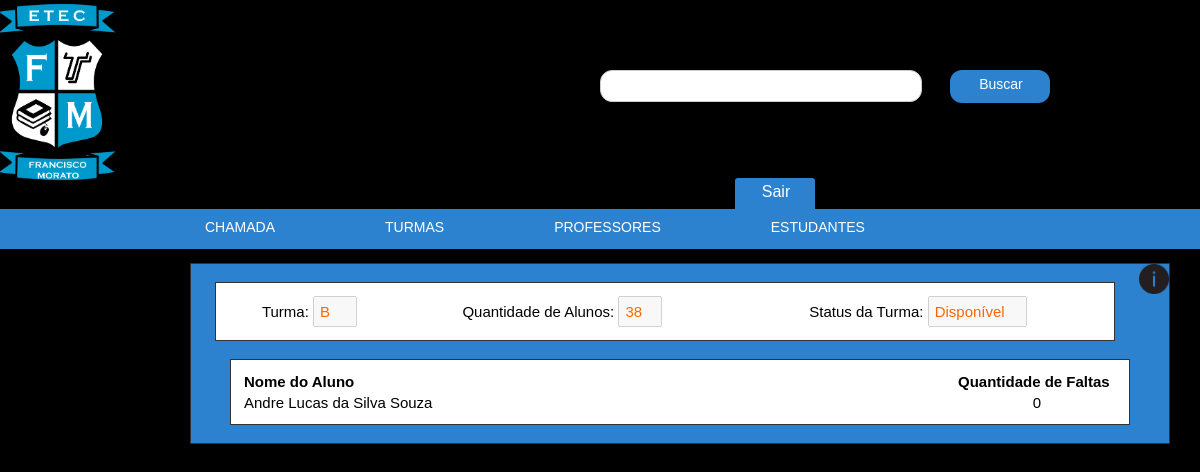
Page /admin/cursos_e_disciplinas.php?pg=turma&op=visualizar&turma=2 on the committed database.
### tables this page shows
CREATE TABLE `turma` (
  `id_turma` tinyint(3) unsigned NOT NULL AUTO_INCREMENT,
  `nome_turma` varchar(2) NOT NULL,
  `quantidade_alunos` tinyint(3) unsigned NOT NULL,
  `disponivel` bit(1) NOT NULL DEFAULT b'1',
  PRIMARY KEY (`id_turma`),
  KEY `idx_nome_turma` (`nome_turma`)
);

CREATE TABLE `inscricao` (
  `id_inscricao` mediumint(8) unsigned NOT NULL AUTO_INCREMENT,
  `data_inscricao` datetime NOT NULL,
  `nome_aluno` varchar(120) NOT NULL,
  `sexo_aluno` enum('MASCULINO','FEMININO','OUTRO') NOT NULL,
  `email` varchar(120) DEFAULT NULL,
  `telefone_responsavel` char(10) DEFAULT NULL,
  `celular_responsavel` char(11) DEFAULT NULL,
  `inscrito` bit(1) NOT NULL DEFAULT b'0',
  PRIMARY KEY (`id_inscricao`),
  UNIQUE KEY `email` (`email`),
  KEY `idx_data_inscricao` (`data_inscricao`),
  KEY `idx_nome_aluno` (`nome_aluno`)
);

### admin/cursos_e_disciplinas.php (the view, shortened to what this page needs)
<!DOCTYPE html PUBLIC "-//W3C//DTD XHTML 1.0 Transitional//EN" "http://www.w3.org/TR/xhtml1/DTD/xhtml1-transitional.dtd">
<html xmlns="http://www.w3.org/1999/xhtml">
<head>
	<link href="css/cursos_e_disciplinas.css" rel="stylesheet" type="text/css" />
</head>
<body>
	<?php require "topo.php"; ?>
	<div id="caixa_preta">
	</div>
	<?php if(@$_GET['pg'] == 'turma'){ ?>
		<div id="box_curso" title="Cadastre as turmas">
            <img id="img-info" src="img/info.png" width="30" height="30">
			<?php if(@$_GET['op'] == 'visualizar'){?>
				<?php $cod_turma = $_GET['turma'];
				$select_atribs_turma = "SELECT * FROM turma WHERE id_turma = '$cod_turma'";
				$sql_select_atribs_turma = mysqli_query($conexao, $select_atribs_turma)or die(mysqli_error($conexao));
				$select_atribs_turma_valores = mysqli_fetch_assoc($sql_select_atribs_turma);
				$nome_turma = $select_atribs_turma_valores['nome_turma'];
				$quantidade_alunos = $select_atribs_turma_valores['quantidade_alunos'];
				$disponivel = $select_atribs_turma_valores['disponivel']; ?>
 				<br/>
				<table width="900">
					<tr>
						<td>
							<center>Turma:
								<input type="text" style="width:30px" disabled value="<?php echo $nome_turma;?>"></input>
							</center>
						</td>
						<td>
							<center>Quantidade de Alunos:
								<input type="text" style="width:30px" disabled value="<?php echo $quantidade_alunos;?>"></input>
							</center>
						</td>
						<td>
							<center>Status da Turma:
								<input type="text" style="width:85px" disabled value="<?php echo $disponivel ? 'Disponível' : 'Indisponível';?>"></input>
							</center>
						</td>
					</tr>
				</table>
 				<br/>
				<table width="900" border="0">
					<tr>
						<td width="710"><strong>Nome do Aluno</strong></td>
						<td><strong>Quantidade de Faltas</strong></td>
					</tr>
					<?php
					$select_nome_alunos = "SELECT * FROM inscricao i INNER JOIN aluno a ON i.id_inscricao = a.id_inscricao INNER JOIN matricula m ON m.id_aluno = a.id_aluno WHERE m.id_turma = '$cod_turma'";
					$sql_select_nome_alunos = mysqli_query($conexao, $select_nome_alunos)or die(mysqli_error($conexao));
					while($select_nome_alunos_valores = mysqli_fetch_assoc($sql_select_nome_alunos)){ ?>
						<tr>
							<td width="710"><?php echo $nome_aluno = $select_nome_alunos_valores['nome_aluno']; ?></td>
							<td>
								<center><?php $cod_aluno = $select_nome_alunos_valores['id_aluno'];
								$select_total_faltas = "SELECT COUNT(presenca) AS faltas FROM chamada WHERE id_aluno = '$cod_aluno' AND presenca = 0";
								$sql_select_total_faltas = mysqli_query($conexao, $select_total_faltas)or die(mysqli_error($conexao));
								$select_total_faltas_valores = mysqli_fetch_assoc($sql_select_total_faltas);
								echo $faltas = $select_total_faltas_valores['faltas']; ?></center>
							</td>
						</tr>
					<?php } ?>
			</table>
				<br/>
			<?php die;} ?>
	<?php  }?>

### admin/css/cursos_e_disciplinas.css (style rules this page uses)
#caixa_preta { background:#000; width:980px; margin:18px auto; height:15px; }
#img-info { float: right; }
#box_curso { width:978px; background:#2C82CE; height:auto; float:left; text-align:left; margin:-20px 0 20px 190px; border:1px solid #333; }
#box_curso table { border:1px solid #333; padding:10px; background:#FFF; margin:0 0 10px 0; margin:auto; font:15px Arial, Helvetica, sans-serif; text-align:left; }
#box_curso input { width:250px; padding:5px; height:17px; color:#F60; font:15px Arial, Helvetica, sans-serif; }

### admin/css/topo.css (style rules this page uses)
body { padding:0; margin:0; }

### rows in the picture
turma: nome_turma "B", quantidade_alunos "38", disponivel "Disponível"
inscricao: nome_aluno "Andre Lucas da Silva Souza", faltas "0"
